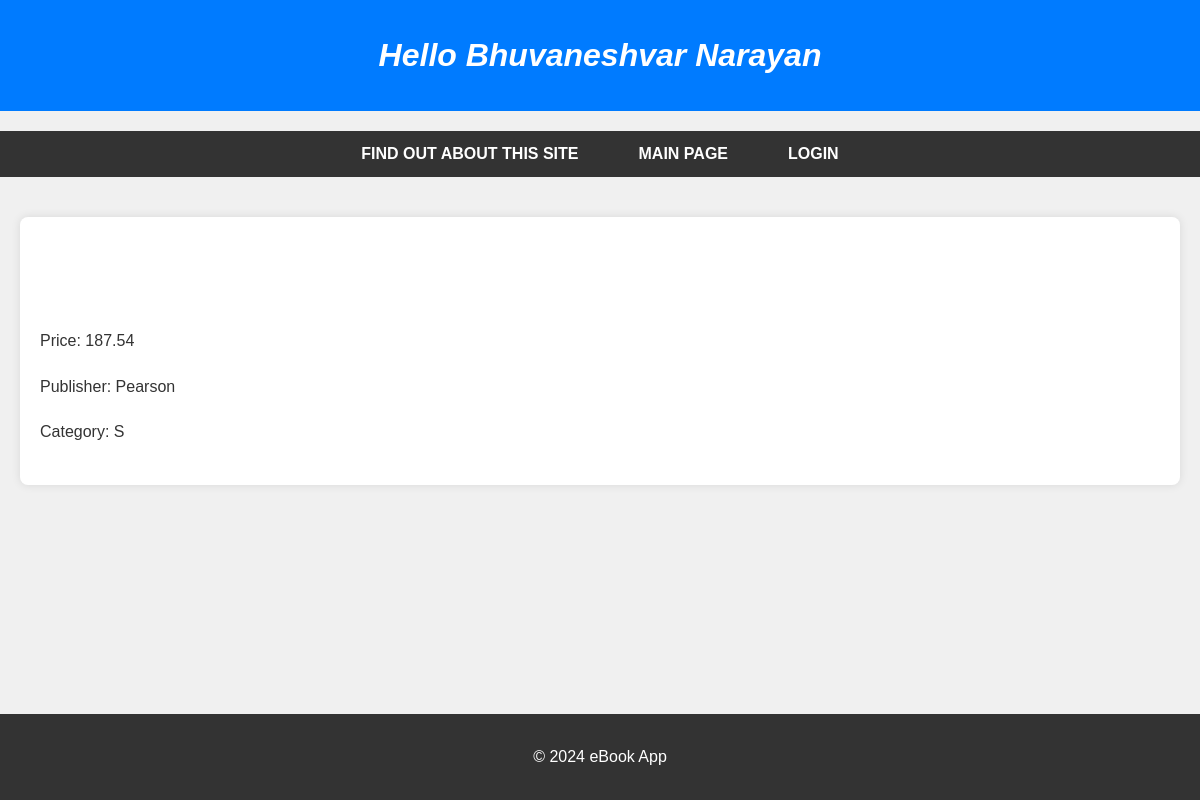
Screenshot of /myapp/2/ with the database file from the repository.
### myapp/models.py (models this page shows, shortened)
class Book(models.Model):
    CATEGORY_CHOICES = [
        ('S', 'Scinece&Tech'),
        ('F', 'Fiction'),
        ('B', 'Biography'),
        ('T', 'Travel'),
        ('O', 'Other')
    ]
    title = models.CharField(max_length=200)
    category = models.CharField(max_length=1, choices=CATEGORY_CHOICES, default='S')
    num_pages = models.PositiveIntegerField(default=100)
    price = models.DecimalField(max_digits=10, decimal_places=2)
    publisher = models.ForeignKey(Publisher, related_name='books', on_delete=models.CASCADE)
    description = models.TextField(blank=True, null=True) # Lab 4
    num_reviews = models.PositiveIntegerField(default=0)  # New field

class Publisher(models.Model):
    name = models.CharField(max_length=200)
    website = models.URLField()
    city = models.CharField(max_length=20, blank=True)
    country = models.CharField(max_length=100, default='USA') # Lab 4
    def __str__(self):
        return self.name

### myapp/views.py (the view)
# urls.py: path('<int:book_id>/', views.detail_view, name='detail'),
def detail_view(request, book_id):
    book = get_object_or_404(Book, pk=book_id)
    return render(request, 'myapp/detail.html', {'book': book})

### myapp/templates/myapp/detail.html (shortened to what this page needs)
{% extends 'myapp/base.html' %}
{% block body_block %}
    <h1>{{ book.title }}</h1>
    <p>Price: {{ book.price }}</p>
    <p>Publisher: {{ book.publisher }}</p>
    <p>Category: {{ book.category }} </p>
{% endblock %}

### myapp/static/myapp/style.css (style rules this page uses)
body { background-color: #f0f0f0; color: #333; font-family: Arial, sans-serif; font-size: 16px; margin: 0; padding: 0; line-height: 1.6; }
h1 { font-size: 32px; color: #ffffff; font-style: italic; text-align: center; margin-top: 20px; margin-bottom: 20px; }
p { margin: 20px 0; }

### rows the page displays
Book: price "187.54", publisher "Pearson", category "S"
